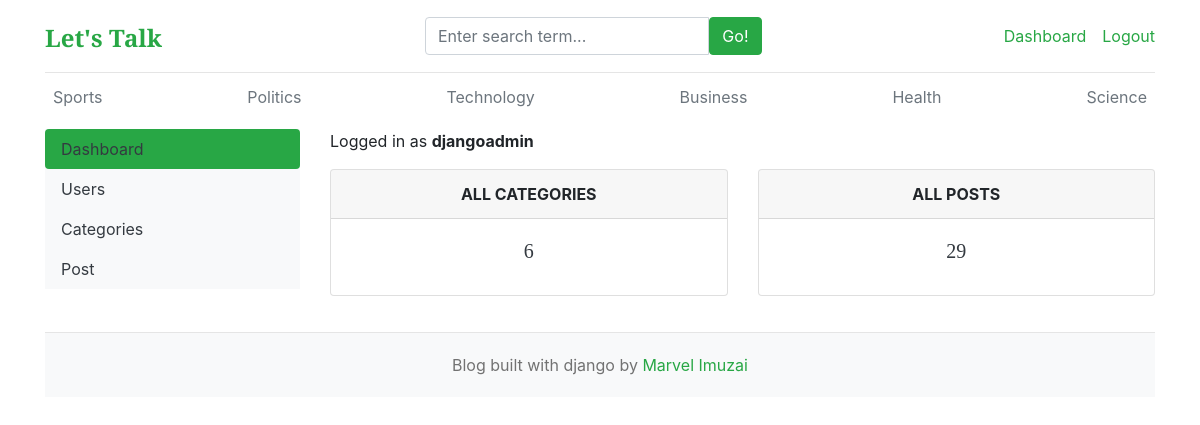
The page /dashboard/ (signed in) on the database its author committed.
### blogs/models.py (models this page shows, shortened)
class Category(models.Model):
    category_name = models.CharField(max_length=50, unique=True)
    created_at = models.DateTimeField(auto_now_add=True)
    updated_at = models.DateTimeField(auto_now=True)
    class Meta:
        verbose_name_plural = 'categories'

### dashboards/views.py (the view)
# urls.py: path("dashboard/", include("dashboards.urls")),
@login_required(login_url="login")
@user_passes_test(is_staff_or_superuser, login_url='home')
def dashboard(request):
    category_count = Category.objects.all().count()
    blogs_count = Blog.objects.all().count()
    context = {
        "category_count": category_count,
        "blogs_count": blogs_count,
    }
    return render(request, "dashboard/dashboard.html", context)

### blogs/context_processors.py (called while the page is built)
def get_categories(request):
    categories = Category.objects.all()
    return dict(categories=categories)

def get_social_links(request):
    social_links = SocialLink.objects.all()
    return dict(social_links=social_links)

### dashboards/views.py (called while the page is built)
def is_staff_or_superuser(user):
    return user.is_staff or user.is_superuser

### templates/dashboard/dashboard.html
{% extends "base.html" %}
{% block content %}
<div class="row">
    {% include "dashboard/sidebar.html" %}
    <div class="col-md-9">
        <span class="d-block d-md-inline mt-3 mt-md-0">Logged in as <b>{{ user }}</b></span>
        <div class="row mt-3">
            <div class="col">
                <div class="card border-default mb-3">
                    <div class="card-header text-center text-uppercase font-weight-bold">
                        All Categories
                    </div>
                    <div class="card-body text-dark">
                        <h5 class="card-title text-center">{{ category_count }}</h5>
                    </div>
                </div>
            </div>
            <div class="col">
                <div class="card border-default mb-3">
                    <div class="card-header text-center text-uppercase font-weight-bold">
                        All Posts
                    </div>
                    <div class="card-body text-dark">
                        <h5 class="card-title text-center">{{ blogs_count }}</h5>
                    </div>
                </div>
            </div>
        </div>
    </div>
</div>
{% endblock %}

### templates/base.html (shortened to what this page needs)
{% load static %}
<!DOCTYPE html>
<html lang="en">
<head>
    <link href="https://getbootstrap.com/docs/4.0/dist/css/bootstrap.min.css" rel="stylesheet">
    <link href="{% static "css/blog.css" %}" rel="stylesheet">
    <link rel="stylesheet" href="https://cdnjs.cloudflare.com/ajax/libs/font-awesome/4.7.0/css/font-awesome.min.css">
</head>
<body>
    <div class="container">
        <header class="blog-header py-3">
            <div class="row flex-nowrap justify-content-between align-items-center">
                <div class="col-4 pt-1">
                    <a class="blog-header-logo text-success" href="/">Let's Talk</a>
                </div>
                <div class="col-4">
                    <form action="{% url "search" %}" method="GET">
                        <div class="input-group">
                            <input class="form-control " type="text" name="keyword" value="{{keyword}}" placeholder="Enter search term..." aria-label="Enter search term..." aria-describedby="button-search" />
                            <button type="submit" class="btn btn-success" id="button-search" type="button">Go!</button>
                        </div>
                    </form>
                </div>
                <div class="col-4 d-flex justify-content-end align-items-center">
                    {% if not user.is_authenticated %}
                        <a class="btn btn-sm btn-success" href="{% url "login" %}">Login</a>
                        &emsp;
                        <a class="btn btn-sm btn-outline-success" href="{% url "register" %}">Register</a>
                    {% else %}
                        {% if user.is_staff or user.is_superuser %}
                            <span><a href="{% url "dashboard" %}" class="text-success">Dashboard</a></span>
                        {% endif %}
                        <span><a href="{% url "logout" %}" class="text-success">Logout</a></span>
                    {% endif %}
                </div>
            </div>
        </header>
        <div class="nav-scroller py-1 mb-2">
            <nav class="nav d-flex justify-content-between">
                {% for cat in categories %}
                    <a class="p-2 text-muted" href="{% url "posts_by_category" cat.id %}">{{cat.category_name}}</a>
                {% endfor %}
            </nav>
        </div>
        {% block content %}
        {% endblock %}
        <footer class="blog-footer">
            <p> Blog built with django by <a href="#" class="text-success">Marvel Imuzai</a></p>
        </footer>
    </div>
</body>
</html>

### static/css/blog.css (style rules this page uses)
.blog-header { border-bottom: 1px solid #e5e5e5; }
.blog-header-logo { font-family: "Playfair Display", Georgia, "Times New Roman", serif; font-size: 2.25rem; }
h1, h2, h3, h4, h5, h6 { font-family: "Playfair Display", Georgia, "Times New Roman", serif; }
.blog-footer { padding: 2.5rem 0; color: #727272; text-align: center; background-color: #f9f9f9; border-top: .05rem solid #e5e5e5; }
.blog-footer p:last-child { margin-bottom: 0; }

### templates/base.html (style rules this page uses)
.blog-footer { text-align: center; padding: 20px; background-color: #f8f9fa; margin-top: 20px; }
.blog-header-logo { font-weight: bold; font-size: 1.5rem; color: #000; text-decoration: none; }

### rows shown on the page
Category: category_name "Sports"
Category: category_name "Politics"
Category: category_name "Technology"
Category: category_name "Business"
Category: category_name "Health"
Category: category_name "Science"

### other values the page prints
{{ user }} "djangoadmin"
{{ category_count }} "6"
{{ blogs_count }} "29"
